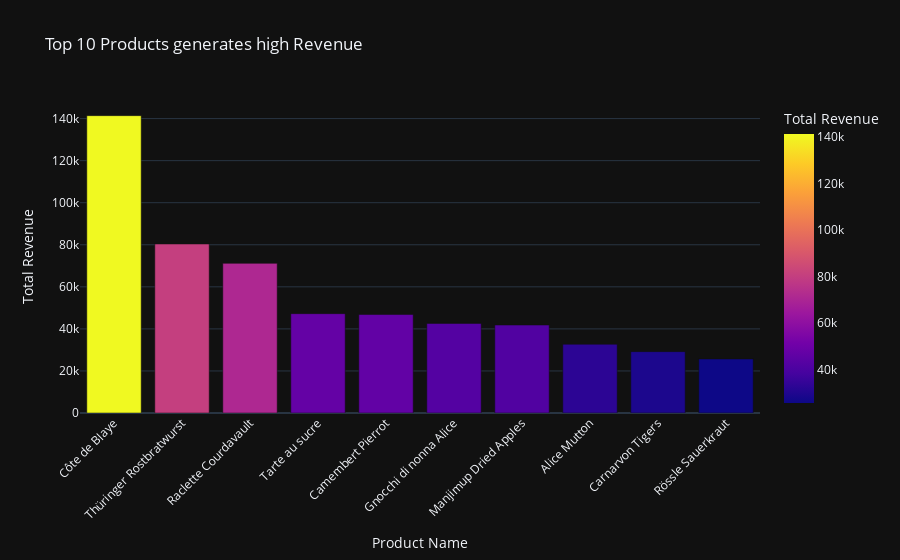

The code cell stored with this chart in its notebook:
### Code cell
#Plotting
fig = px.bar(df.head(10), x='product_name', y='totalrevenue', title='Top 10 Products generates high Revenue',
            labels={'product_name':'Product Name','totalrevenue':"Total Revenue"},
            template='plotly_dark',
            color='totalrevenue')

# Rotate x-axis labels for better readability
fig.update_layout(xaxis_title='Product Name',yaxis_title='Total Revenue',
                 xaxis_tickangle=-45)
fig.show()

### Figure 1 — Plotly figure (JSON) as saved in the notebook; plotly's stock layout.template omitted (floating-point values rounded to 4 significant figures)
{"data": [{"alignmentgroup": "True", "hovertemplate": "Product Name=%{x}<br>Total Revenue=%{marker.color}<extra></extra>", "legendgroup": "", "marker": {"color": [141400.0, 80370.0, 71160.0, 47230.0, 46830.0, 42590.0, 41820.0, 32700.0, 29170.0, 25700.0], "coloraxis": "coloraxis", "pattern": {"shape": ""}}, "name": "", "offsetgroup": "", "orientation": "v", "showlegend": false, "textposition": "auto", "type": "bar", "x": ["Côte de Blaye", "Thüringer Rostbratwurst", "Raclette Courdavault", "Tarte au sucre", "Camembert Pierrot", "Gnocchi di nonna Alice", "Manjimup Dried Apples", "Alice Mutton", "Carnarvon Tigers", "Rössle Sauerkraut"], "xaxis": "x", "y": [141400.0, 80370.0, 71160.0, 47230.0, 46830.0, 42590.0, 41820.0, 32700.0, 29170.0, 25700.0], "yaxis": "y"}], "layout": {"barmode": "relative", "coloraxis": {"colorbar": {"title": {"text": "Total Revenue"}}, "colorscale": [[0, "#0d0887"], [0.1111, "#46039f"], [0.2222, "#7201a8"], [0.3333, "#9c179e"], [0.4444, "#bd3786"], [0.5556, "#d8576b"], [0.6667, "#ed7953"], [0.7778, "#fb9f3a"], [0.8889, "#fdca26"], [1, "#f0f921"]]}, "legend": {"tracegroupgap": 0}, "title": {"text": "Top 10 Products generates high Revenue"}, "xaxis": {"anchor": "y", "domain": [0, 1], "tickangle": -45, "title": {"text": "Product Name"}}, "yaxis": {"anchor": "x", "domain": [0, 1], "title": {"text": "Total Revenue"}}}}
